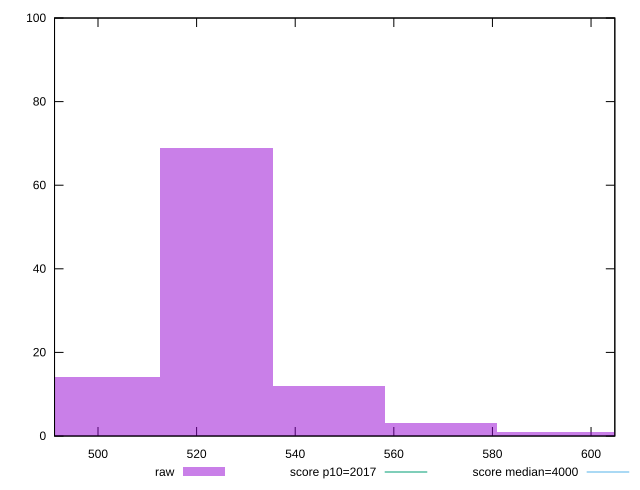

Source code (gnuplot):
reset

$raw <<EOF
524.054853180164 69
501.2698595636351 14
546.8398467966929 12
569.6248404132217 3
615.1948276462795 1
592.4098340297506 1
EOF

set key outside below
set boxwidth 22.78499361652887
set xrange [491.1840000000001:604.8239999999998]
set yrange [0:100]
set trange [0:100]
set style fill transparent solid 0.5 noborder

set parametric
set terminal svg size 640, 490 enhanced background rgb 'white'
set output "reprap/mainthread-work-breakdown/samples/pages+cached+noexternal+nofonts+nosvg+noimg/raw/histogram.svg"

plot $raw title "raw" with boxes, \
     2017,t title "score p10=2017", \
     4000,t title "score median=4000"

reset
